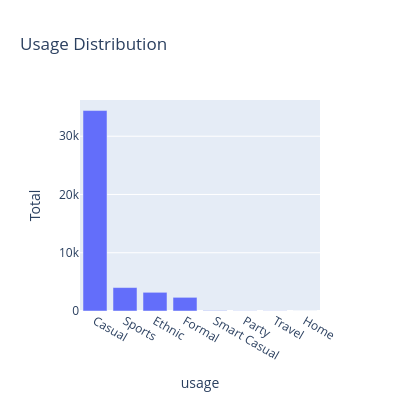

This figure's notebook cell:
### Markdown cell above
We can clearly see that topwear and shoes are the main subcategory in the dataset

### Code cell
styles_df_usage = styles_df.groupby('usage')['usage'].count().reset_index(name='Total').sort_values('Total', ascending=False)

fig = px.bar(styles_df_usage,
             x='usage',
             y='Total',
             title='Usage Distribution',
             height=400,
             width=400)
fig.update_xaxes(tickfont=dict(size=12))
fig.show()

### Figure 1 — Plotly figure (JSON) as saved in the notebook; plotly's stock layout.template omitted (floating-point values rounded to 4 significant figures)
{"data": [{"hovertemplate": "usage=%{x}<br>Total=%{y}<extra></extra>", "legendgroup": "", "marker": {"color": "#636efa", "pattern": {"shape": ""}}, "name": "", "orientation": "v", "showlegend": false, "textposition": "auto", "type": "bar", "x": ["Casual", "Sports", "Ethnic", "Formal", "Smart Casual", "Party", "Travel", "Home"], "xaxis": "x", "y": [34406, 4025, 3208, 2345, 67, 29, 26, 1], "yaxis": "y"}], "layout": {"barmode": "relative", "height": 400, "legend": {"tracegroupgap": 0}, "title": {"text": "Usage Distribution"}, "width": 400, "xaxis": {"anchor": "y", "domain": [0, 1], "tickfont": {"size": 12}, "title": {"text": "usage"}}, "yaxis": {"anchor": "x", "domain": [0, 1], "title": {"text": "Total"}}}}
